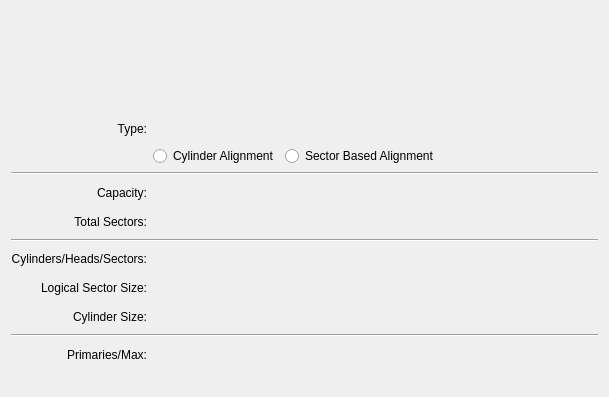
<?xml version="1.0" encoding="UTF-8"?>
<ui version="4.0">
 <class>DevicePropsWidgetBase</class>
 <widget class="QWidget" name="DevicePropsWidgetBase">
  <property name="geometry">
   <rect>
    <x>0</x>
    <y>0</y>
    <width>609</width>
    <height>397</height>
   </rect>
  </property>
  <property name="windowTitle">
   <string>Form</string>
  </property>
  <layout class="QGridLayout" name="gridLayout">
   <item row="0" column="0" colspan="2">
    <widget class="PartTableWidget" name="m_PartTableWidget" native="true">
     <property name="sizePolicy">
      <sizepolicy hsizetype="Expanding" vsizetype="Fixed">
       <horstretch>0</horstretch>
       <verstretch>0</verstretch>
      </sizepolicy>
     </property>
     <property name="minimumSize">
      <size>
       <width>0</width>
       <height>80</height>
      </size>
     </property>
     <property name="maximumSize">
      <size>
       <width>16777215</width>
       <height>80</height>
      </size>
     </property>
     <property name="contextMenuPolicy">
      <enum>Qt::CustomContextMenu</enum>
     </property>
    </widget>
   </item>
   <item row="1" column="0" colspan="2">
    <spacer name="verticalSpacer">
     <property name="orientation">
      <enum>Qt::Vertical</enum>
     </property>
     <property name="sizeType">
      <enum>QSizePolicy::Fixed</enum>
     </property>
     <property name="sizeHint" stdset="0">
      <size>
       <width>20</width>
       <height>20</height>
      </size>
     </property>
    </spacer>
   </item>
   <item row="2" column="0">
    <widget class="QLabel" name="m_LabelTextType">
     <property name="text">
      <string>Type:</string>
     </property>
     <property name="alignment">
      <set>Qt::AlignRight|Qt::AlignTrailing|Qt::AlignVCenter</set>
     </property>
    </widget>
   </item>
   <item row="2" column="1">
    <widget class="QLabel" name="m_LabelType">
     <property name="sizePolicy">
      <sizepolicy hsizetype="Preferred" vsizetype="Preferred">
       <horstretch>3</horstretch>
       <verstretch>0</verstretch>
      </sizepolicy>
     </property>
     <property name="text">
      <string/>
     </property>
    </widget>
   </item>
   <item row="3" column="1">
    <layout class="QHBoxLayout" name="m_TypeLayout">
     <item>
      <widget class="QRadioButton" name="m_RadioCylinderBased">
       <property name="text">
        <string>Cylinder Alignment</string>
       </property>
      </widget>
     </item>
     <item>
      <widget class="QRadioButton" name="m_RadioSectorBased">
       <property name="text">
        <string>Sector Based Alignment</string>
       </property>
      </widget>
     </item>
     <item>
      <spacer name="m_SpacerType">
       <property name="orientation">
        <enum>Qt::Horizontal</enum>
       </property>
       <property name="sizeHint" stdset="0">
        <size>
         <width>40</width>
         <height>0</height>
        </size>
       </property>
      </spacer>
     </item>
    </layout>
   </item>
   <item row="4" column="0" colspan="2">
    <widget class="Line" name="line">
     <property name="orientation">
      <enum>Qt::Horizontal</enum>
     </property>
    </widget>
   </item>
   <item row="5" column="0">
    <widget class="QLabel" name="m_LabelTextCapacity">
     <property name="text">
      <string>Capacity:</string>
     </property>
     <property name="alignment">
      <set>Qt::AlignRight|Qt::AlignTrailing|Qt::AlignVCenter</set>
     </property>
    </widget>
   </item>
   <item row="5" column="1">
    <widget class="QLabel" name="m_LabelCapacity">
     <property name="sizePolicy">
      <sizepolicy hsizetype="Preferred" vsizetype="Preferred">
       <horstretch>3</horstretch>
       <verstretch>0</verstretch>
      </sizepolicy>
     </property>
     <property name="text">
      <string/>
     </property>
    </widget>
   </item>
   <item row="6" column="0">
    <widget class="QLabel" name="m_LabelTextTotalSectors">
     <property name="text">
      <string>Total Sectors:</string>
     </property>
     <property name="alignment">
      <set>Qt::AlignRight|Qt::AlignTrailing|Qt::AlignVCenter</set>
     </property>
    </widget>
   </item>
   <item row="6" column="1">
    <widget class="QLabel" name="m_LabelTotalSectors">
     <property name="sizePolicy">
      <sizepolicy hsizetype="Preferred" vsizetype="Preferred">
       <horstretch>3</horstretch>
       <verstretch>0</verstretch>
      </sizepolicy>
     </property>
     <property name="text">
      <string/>
     </property>
    </widget>
   </item>
   <item row="7" column="0" colspan="2">
    <widget class="Line" name="line_2">
     <property name="orientation">
      <enum>Qt::Horizontal</enum>
     </property>
    </widget>
   </item>
   <item row="8" column="0">
    <widget class="QLabel" name="m_LabelTextCHS">
     <property name="text">
      <string>Cylinders/Heads/Sectors:</string>
     </property>
     <property name="alignment">
      <set>Qt::AlignRight|Qt::AlignTrailing|Qt::AlignVCenter</set>
     </property>
    </widget>
   </item>
   <item row="8" column="1">
    <widget class="QLabel" name="m_LabelCHS">
     <property name="sizePolicy">
      <sizepolicy hsizetype="Preferred" vsizetype="Preferred">
       <horstretch>3</horstretch>
       <verstretch>0</verstretch>
      </sizepolicy>
     </property>
     <property name="text">
      <string/>
     </property>
    </widget>
   </item>
   <item row="9" column="0">
    <widget class="QLabel" name="m_LabelTextSectorSize">
     <property name="text">
      <string>Logical Sector Size:</string>
     </property>
     <property name="alignment">
      <set>Qt::AlignRight|Qt::AlignTrailing|Qt::AlignVCenter</set>
     </property>
    </widget>
   </item>
   <item row="9" column="1">
    <widget class="QLabel" name="m_LabelSectorSize">
     <property name="sizePolicy">
      <sizepolicy hsizetype="Preferred" vsizetype="Preferred">
       <horstretch>3</horstretch>
       <verstretch>0</verstretch>
      </sizepolicy>
     </property>
     <property name="text">
      <string/>
     </property>
    </widget>
   </item>
   <item row="10" column="0">
    <widget class="QLabel" name="m_LabelTextCylinderSize">
     <property name="text">
      <string>Cylinder Size:</string>
     </property>
     <property name="alignment">
      <set>Qt::AlignRight|Qt::AlignTrailing|Qt::AlignVCenter</set>
     </property>
    </widget>
   </item>
   <item row="10" column="1">
    <widget class="QLabel" name="m_LabelCylinderSize">
     <property name="sizePolicy">
      <sizepolicy hsizetype="Preferred" vsizetype="Preferred">
       <horstretch>3</horstretch>
       <verstretch>0</verstretch>
      </sizepolicy>
     </property>
     <property name="text">
      <string/>
     </property>
    </widget>
   </item>
   <item row="11" column="0" colspan="2">
    <widget class="Line" name="line_3">
     <property name="orientation">
      <enum>Qt::Horizontal</enum>
     </property>
    </widget>
   </item>
   <item row="12" column="0">
    <widget class="QLabel" name="m_LabelTextPrimariesMax">
     <property name="text">
      <string>Primaries/Max:</string>
     </property>
     <property name="alignment">
      <set>Qt::AlignRight|Qt::AlignTrailing|Qt::AlignVCenter</set>
     </property>
    </widget>
   </item>
   <item row="12" column="1">
    <widget class="QLabel" name="m_LabelPrimariesMax">
     <property name="sizePolicy">
      <sizepolicy hsizetype="Preferred" vsizetype="Preferred">
       <horstretch>3</horstretch>
       <verstretch>0</verstretch>
      </sizepolicy>
     </property>
     <property name="text">
      <string/>
     </property>
    </widget>
   </item>
   <item row="13" column="0" colspan="2">
    <spacer name="verticalSpacer_2">
     <property name="orientation">
      <enum>Qt::Vertical</enum>
     </property>
     <property name="sizeType">
      <enum>QSizePolicy::Fixed</enum>
     </property>
     <property name="sizeHint" stdset="0">
      <size>
       <width>20</width>
       <height>20</height>
      </size>
     </property>
    </spacer>
   </item>
  </layout>
 </widget>
 <customwidgets>
  <customwidget>
   <class>PartTableWidget</class>
   <extends>QWidget</extends>
   <header>gui/parttablewidget.h</header>
   <container>1</container>
  </customwidget>
 </customwidgets>
 <resources/>
 <connections/>
</ui>
